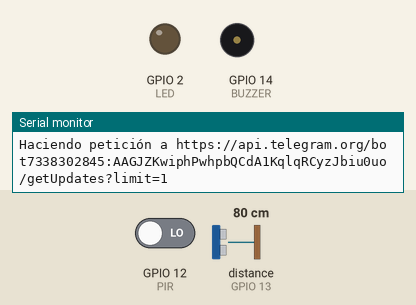
Recording of a sketch running on a simulated ESP8266 (NodeMCU). On the bench: output pins drawn as LEDs (lit = HIGH), buzzer (waves = sounding), the last lines printed to the serial monitor. Wiring (inferred from the names in the program): ultrasonic range finder: trigger GPIO 15; echo GPIO 13. Inputs (shaded band) come from the test bench; at power-on: distance to the obstacle (sensor on GPIO 13) 80 cm, GPIO 12 (PIR) LOW. The echo pulse lasts 58.3 µs per cm; WiFi joins after 1.5 s; servers stay silent unless stated; web services answer with replies made up by the test bench; pins used as bus, display or sensor lines are not drawn.

Above: at 2.9 s.
3.0 s: distance to the obstacle (sensor on GPIO 13) set to 23 cm
4.6 s: distance to the obstacle (sensor on GPIO 13) set to 18 cm
At 5.9 s:
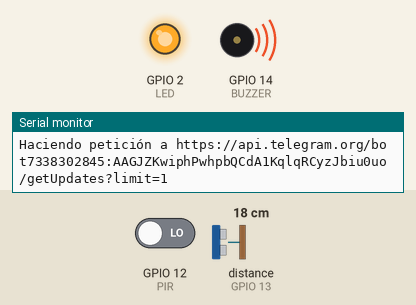
6.3 s: distance to the obstacle (sensor on GPIO 13) set to 35 cm
At 7.7 s:
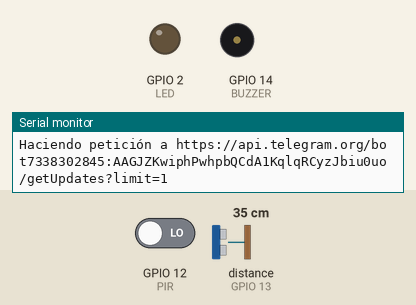
8.0 s: distance to the obstacle (sensor on GPIO 13) set to 2 cm
At 9.6 s:
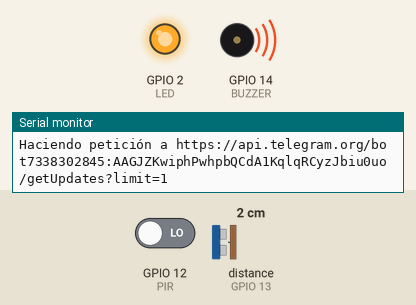
Timing chart, 0 to 10.7 s (numbered marks = the images above; inputs shaded):
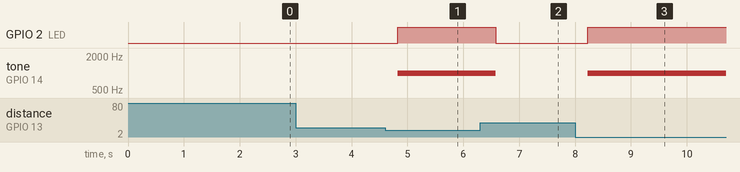

The sketch:

Alarma.ino
```cpp
#include <Arduino.h>
#include <ArduinoJson.h>
#include <ESP8266WiFi.h>
#include <ESP8266HTTPClient.h>
#include <WiFiClientSecureBearSSL.h>
#include <string.h>
// Obtenido con el @Botfather
const String tokenTelegram = "7338302845:AAGJZKwiphPwhpbQCdA1KqlqRCyzJbiu0uo";
const String ID_Chat = "6112934258";
// Red WiFi para conectarse
const char *NOMBRE_RED_WIFI = "Galaxy S10+df50";
const char *CLAVE_RED_WIFI = "ifin6468";

byte cont = 0;
byte max_intentos = 50;
byte mensaje_intentos = 5;
int TRIG = 15;
int ECO = 13;
int DURACION;
int DISTANCIA;
int BUZZER = 14;
int PIR = 12;
int pirValue = 0;
int LED = 2;
int ultimoIdDeActualizacion = 0;
int limite = 1;
bool alarmaActivada = true;
bool mensajeAlarmaDesactivadaEnviado = false;
bool movimientoDetectado = false;
unsigned long tiempoUltimaAlarma = 0;
unsigned long intervaloReactivacion = 5000;

void enviarMensajeTelegram(const String &mensaje) {
  std::unique_ptr<BearSSL::WiFiClientSecure> clienteWifi(new BearSSL::WiFiClientSecure);
  clienteWifi->setInsecure();

  HTTPClient clienteHttp;
  String url = "https://api.telegram.org/bot" + tokenTelegram + "/sendMessage";
  String cargaUtil = "{\"chat_id\":\"" + ID_Chat + "\",\"text\":\"" + mensaje + "\"}";

  if (clienteHttp.begin(*clienteWifi, url)) {
    clienteHttp.addHeader("Content-Type", "application/json", false, true);
    int httpCode = clienteHttp.POST(cargaUtil);

    if (httpCode > 0) {
      String respuestaDelServidor = clienteHttp.getString();
      if (httpCode == HTTP_CODE_OK) {
        Serial.println("Petición OK. Respuesta: " + respuestaDelServidor);
      } else {
        Serial.printf("Error en el servidor. Código HTTP: %d. Respuesta: %s\n", httpCode, respuestaDelServidor.c_str());
      }
    } else {
      Serial.printf("Error haciendo petición: %s\n", clienteHttp.errorToString(httpCode).c_str());
    }
    clienteHttp.end();
  } else {
    Serial.println("Error con clienteHttp.begin");
  }
}

void setup() {
  Serial.begin(9600);
  Serial.println("\n");
  pinMode(LED, OUTPUT);
  pinMode(TRIG, OUTPUT);
  pinMode(ECO, INPUT);
  pinMode(BUZZER, OUTPUT);
  pinMode(PIR, INPUT);
  WiFi.mode(WIFI_STA);
  WiFi.begin(NOMBRE_RED_WIFI, CLAVE_RED_WIFI);
  Serial.println("Conectando...");
  Serial.println(NOMBRE_RED_WIFI);
  // WiFi.mode(WIFI_STA);
  WiFi.begin(NOMBRE_RED_WIFI, CLAVE_RED_WIFI);
  while (WiFi.status() != WL_CONNECTED and cont < max_intentos) {
    cont++;
    delay(500);
    Serial.print(".");
  }

  if (cont < max_intentos) {
    Serial.println("Conectado a la red");
    Serial.println(WiFi.SSID());
    Serial.println(WiFi.localIP());
    Serial.println(WiFi.macAddress());

    enviarMensajeTelegram("Alarma activada");
  } else {
    Serial.println("Error de conexión");
  }
}

void loop() {
  digitalWrite(TRIG, HIGH);
  delay(1);
  digitalWrite(TRIG, LOW);
  DURACION = pulseIn(ECO, HIGH);
  DISTANCIA = DURACION / 58.2;
  pirValue = digitalRead(PIR);
  Serial.print("Distancia: \n");
  Serial.println(DISTANCIA);


  if (alarmaActivada) {
    if (pirValue == HIGH || (DISTANCIA <= 20)) {
      if (!movimientoDetectado) {
        enviarMensajeTelegram("Movimiento detectado!!");
        Serial.print(" cm, Movimiento detectado PIR: ");
        Serial.println(pirValue);
        digitalWrite(LED, HIGH);
        tone(BUZZER, 1000);
        pirValue = 0;
        movimientoDetectado = true;
      }

    } else {
      digitalWrite(LED, LOW);
      noTone(BUZZER);
      movimientoDetectado = false;
    }
  } else if (!mensajeAlarmaDesactivadaEnviado) {
    enviarMensajeTelegram("Alarma desactivada");
    mensajeAlarmaDesactivadaEnviado = true;
    alarmaActivada = true;
    enviarMensajeTelegram("Alarma reactivada");
  }

  if ((WiFi.status() != WL_CONNECTED)) {

    Serial.println("No hay WiFi");
    return;
  }
  std::unique_ptr<BearSSL::WiFiClientSecure> clienteWifi(new BearSSL::WiFiClientSecure);

  clienteWifi->setInsecure();

  HTTPClient clienteHttp;

  String url = "https://api.telegram.org/bot" + tokenTelegram + "/getUpdates?limit=" + String(limite);


  if (ultimoIdDeActualizacion != 0) {
    url += "&offset=" + String(ultimoIdDeActualizacion + 1);
  }

  if (!clienteHttp.begin(*clienteWifi, url)) {

    Serial.println("Error con clienteHttp.begin");
  }
  Serial.println("Haciendo petición a " + url);
  clienteHttp.addHeader("Content-Type", "application/json", false, true);
  int httpCode = clienteHttp.GET();
  if (httpCode > 0) {
    String respuestaDelServidor = clienteHttp.getString();
    if (httpCode == HTTP_CODE_OK) {
      Serial.println("Petición OK");
      DynamicJsonDocument documentoJson(2048);
      DeserializationError errorAlDecodificarJson = deserializeJson(documentoJson, respuestaDelServidor);
      if (errorAlDecodificarJson) {
        Serial.print(F("Error al parsear JSON: "));
        Serial.println(errorAlDecodificarJson.c_str());

        return;
      }
      JsonArray actualizaciones = documentoJson["result"].as<JsonArray>();
      for (JsonObject actualizacion : actualizaciones) {
        int idUsuarioRemitente = actualizacion["message"]["from"]["id"];
        int idActualizacion = actualizacion["update_id"];
        if (actualizacion["message"].containsKey("text")) {
          const char *contenidoDelMensajeRecibido = actualizacion["message"]["text"];
          // Imprime los valores en el serial
          Serial.print("Id remitente: ");
          Serial.println(idUsuarioRemitente);
          Serial.print("Contenido del mensaje: ");
          Serial.println(contenidoDelMensajeRecibido);
          if (strcmp(contenidoDelMensajeRecibido, "/desactivar") == 0) {
            alarmaActivada = false;
            digitalWrite(LED, LOW);
            noTone(BUZZER);
            Serial.println("Alarma desactivada");
            mensajeAlarmaDesactivadaEnviado = false;

            delay(5000);
            alarmaActivada = true;
            Serial.println("Alarma reactivada");
          }
        }
        ultimoIdDeActualizacion = idActualizacion;
      }
    } else {
      Serial.printf(
        "Petición realizada pero hubo un error en el servidor. Código HTTP: %d. Respuesta: %s\n",
        httpCode,
        respuestaDelServidor.c_str());
    }
  } else {
    // Petición Ok pero código no es 200
    Serial.printf("Error haciendo petición: %s\n", clienteHttp.errorToString(httpCode).c_str());
  }
  clienteHttp.end();

  if (!alarmaActivada && mensajeAlarmaDesactivadaEnviado) {
    if (millis() - tiempoUltimaAlarma >= intervaloReactivacion) {
      alarmaActivada = true;
      enviarMensajeTelegram("Alarma reactivada");
      Serial.println("Alarma reactivada");
      mensajeAlarmaDesactivadaEnviado = false;
    }
  }
}
```

Measured:
- the behaviour switches between 21 and 20 cm on distance to the obstacle (sensor on GPIO 13) (found by bisection; images 0 and 1)
- after the input at 4.6 s, GPIO 2 (LED): LOW → HIGH after 0.23 s; tone on GPIO 14 (BUZZER): silent → 1000 Hz after 0.23 s
- after the input at 6.3 s, GPIO 2 (LED): HIGH → LOW after 0.28 s; tone on GPIO 14 (BUZZER): 1000 Hz → silent after 0.28 s
- after the input at 8.0 s, GPIO 2 (LED): LOW → HIGH after 0.22 s; tone on GPIO 14 (BUZZER): silent → 1000 Hz after 0.22 s
